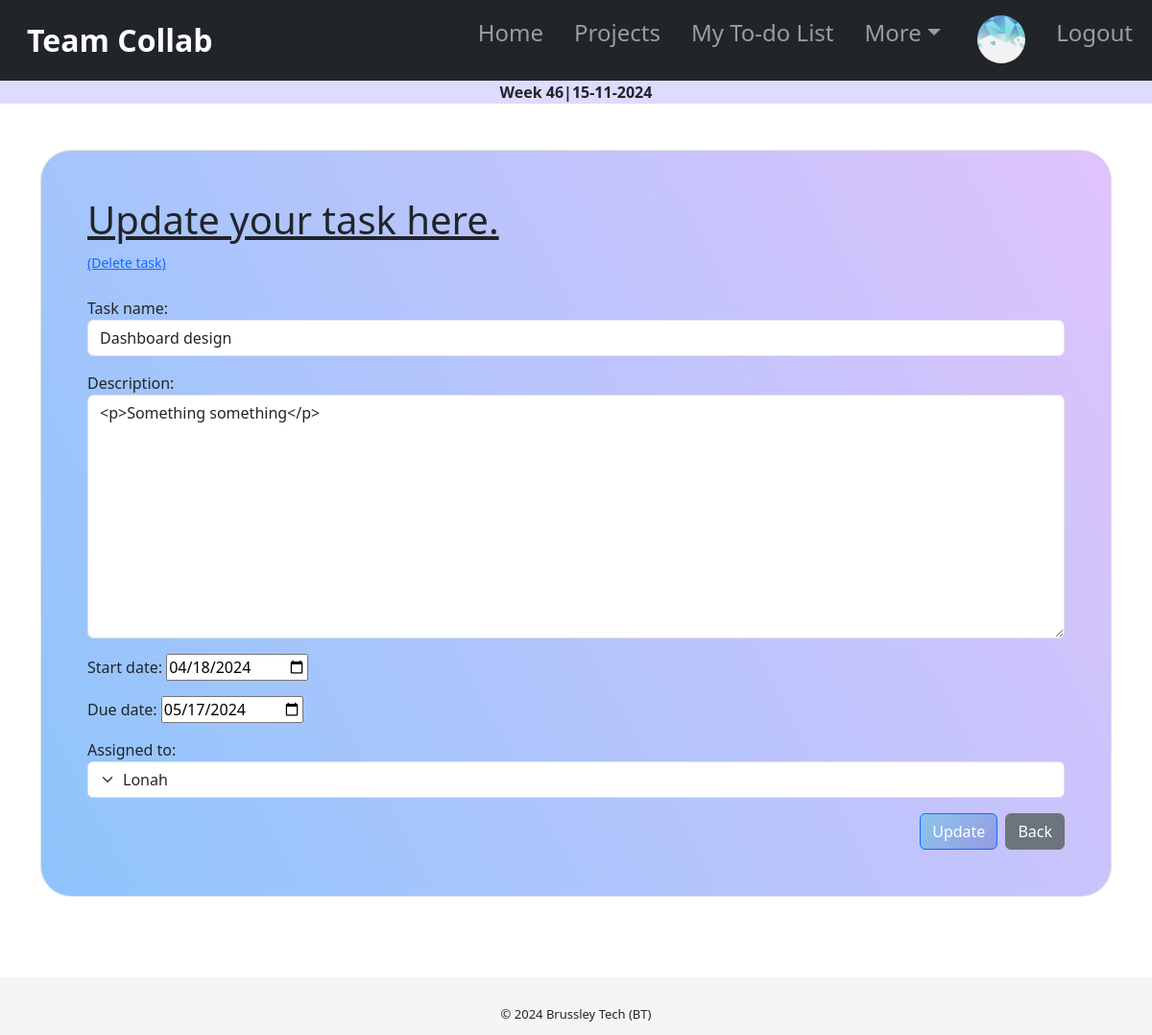
The app's page /task_view/12/ (signed in) with its own data.
### users/models.py (models this page shows, shortened)
class Profile(models.Model):
    user = models.OneToOneField(User, on_delete=models.CASCADE,null=True,blank=True)
    image = models.ImageField(upload_to='profile_image/', blank=True, null=True, default='default.jpg')
    role = models.CharField(blank=True, null=True, max_length=255)
    team = models.ForeignKey(Team, on_delete=models.SET_NULL, null=True)
    bio = models.TextField(null=True,blank=True)
    is_online = models.BooleanField(default=False)

### tasks/models.py (models this page shows, shortened)
class Task(models.Model):
    task_name = models.CharField(max_length=255, null=False)
    description = RichTextField(max_length=3000,null=True, blank=True)
    start_date = models.DateField( blank=True, null = True)
    due_date = models.DateField( blank=True, null = True)
    status = models.CharField(max_length=20, choices=TaskStatus.choices, default=TaskStatus.OPEN)
    project = models.ForeignKey(Project, on_delete=models.CASCADE, null=True, blank=True)
    assigned_to = models.ForeignKey(User, on_delete=models.CASCADE, null=True, blank=True, default=None)
    progress = models.IntegerField(default=0)

### tasks/views.py (the view, shortened to what this page needs)
# urls.py: path('task_view/<int:pk>/',TaskUpdate.as_view(), name='task_update'),
class TaskUpdate(UpdateView):
    model = Task
    form_class = TaskForm
    template_name = 'tasks/task_update.html'
    context_object_name = 'task'

### tasks/forms.py
class TaskForm(forms.ModelForm):
    class Meta:
        model = Task
        fields = ['task_name', 'description', 'start_date', 'due_date', 'assigned_to']
        widgets = {
            'task_name' : forms.TextInput(attrs={'class':'form-control'}),
            'description' : forms.Textarea(attrs={'class': 'form-control'}),
            'start_date': forms.DateInput(attrs={'type':'date'}),
            'due_date': forms.DateInput(attrs={'type':'date'}),
            'assigned_to' : forms.Select(choices=User,attrs={'class': 'form-select'}),
        }

### tasks/templates/tasks/task_update.html (shortened to what this page needs)
{% extends 'tasks/base.html' %}
{% block content %}
<div class="container">
    {% if user.is_authenticated %}
    <div class="container-c1 p-5 my-5 border">
        <h1><u>Update your task here.</u></h1>
        <small><a href="{% url 'task_delete' task.pk %}" class="">(Delete task)</a></small>
        <br>
        <br>
        <form action="" method="POST" enctype="multipart/form-data">
            {{form.as_p}}
            <div class="d-grid gap-2 d-md-flex justify-content-md-end">
                <button class="btn btn-primary" type="submit" >Update</button>
                <button class="btn btn-secondary" id="backButton">Back</button>
            </div>
        </form>
    </div>
{% else %}
    <p>You are not authorized to be in this page!!</p>
{% endif %}
</div>
{% endblock %}

### tasks/templates/tasks/base.html (shortened to what this page needs)
<!DOCTYPE html>
<html lang="en">
    <head>
        <link rel="stylesheet" href="https://cdn.jsdelivr.net/npm/bootstrap@5.3.0/dist/css/bootstrap.rtl.min.css">
    </head>
    <body>
      <header class="">
        <nav class="navbar navbar-expand-lg navbar-dark bg-dark">
          <div class="container-fluid">
            <a class="navbar-brand" href="{% url 'home' %}"><strong>Team Collab</strong></a>
            <div class="collapse navbar-collapse" id="navbarSupportedContent">
              <ul class="navbar-nav nav-underline me-auto mb-2 mb-lg-0 nav-tabs-link-active-color">
                <li class="nav-item">
                  <a class="nav-link" aria-current="page" href="{% url 'home' %}">Home</a>
                </li>
                <li class="nav-item">
                  <a class="nav-link" aria-current="page" href="{% url 'project_list' %}">Projects</a>
                </li>
                {% if user.is_authenticated%}
                <li class="nav-item">
                  <a class="nav-link" aria-current="page" href="{% url 'todolist' %}">My To-do List</a>
                </li>
                {% endif %}
                <li class="nav-item dropdown">
                  <a class="nav-link dropdown-toggle" href="#" role="button" data-bs-toggle="dropdown" aria-expanded="false">
                    More
                  </a>
                  </li>
                  <li class="nav-item">
                    <a class="nav-link" href="{% url 'profile' %}"><img
                      class="rounded-circle article-img"
                      src="{{ user.profile.image.url }}" style="height:50px;width:50px;"/></a>
                  </li>
                {% if user.is_authenticated %}
                  <li class="nav-item">
                    <a class="nav-link" href="{% url 'logout' %}">Logout</a>
                  </li>
                  {%else%}
                  <li class="nav-item">
                    <a class="nav-link" href="{% url 'login' %}">Login</a>
                  </li>
                {% endif %}
              </ul>
            </div>
          </div>
        </nav>
        <center>
            <div class="event_date_wrap">
                <strong>Week {% now "W"%}|{% now "j-m-Y"%}</strong>
            </div>
          </center>
      </header>
          {% block content %}
          {% endblock content %}
      <br>
      <br>
      <br>
      <br>
        <footer>
            <div class="container-fluid copyright_container">
              <div class="row my-0 py-2">
                <div class="copyright_text text-center" style="font-size: 13px;">
                    © 2024 Brussley Tech (BT)
                </div>
              </div>
            </div>
        </footer>
    </body>
</html>

### tasks/templates/tasks/base.html (style rules this page uses)
body { box-sizing: border-box; }
html,body { background-color: white; min-height: 100%; height: 100%; margin: 0px auto; margin-bottom: 0%; }
header { background-color: #dddcff; }
footer { bottom: 0; position: static; position: fixed; width: 100%; height: 60px; line-height: 60px; background-color: #f5f5f5; }
.nav-link { font-family: system-ui; font-size: 1.5rem; }
.navbar-brand { font-size: 2rem; }
@media (min-width: 1200px) { .container-fluid { max-width: 1600px; } }
.btn-primary { background-color: #8BC6EC; background-image: linear-gradient(135deg, #8BC6EC 0%, #9599E2 100%); }
.event_date_wrap { align-content: center; }
.container { border-radius: 5px; margin: 0px auto; scroll-behavior: auto; }

### tasks/templates/tasks/task_update.html (style rules this page uses)
.container-c1 { border-radius: 2rem; background-color: #8EC5FC; background-image: linear-gradient(62deg, #8EC5FC 0%, #E0C3FC 100%); }

### records on screen
Task: task_name "Dashboard design", description "<p>Something something</p>", start_date "04/18/2024", due_date "05/17/2024", assigned_to "Lonah"
